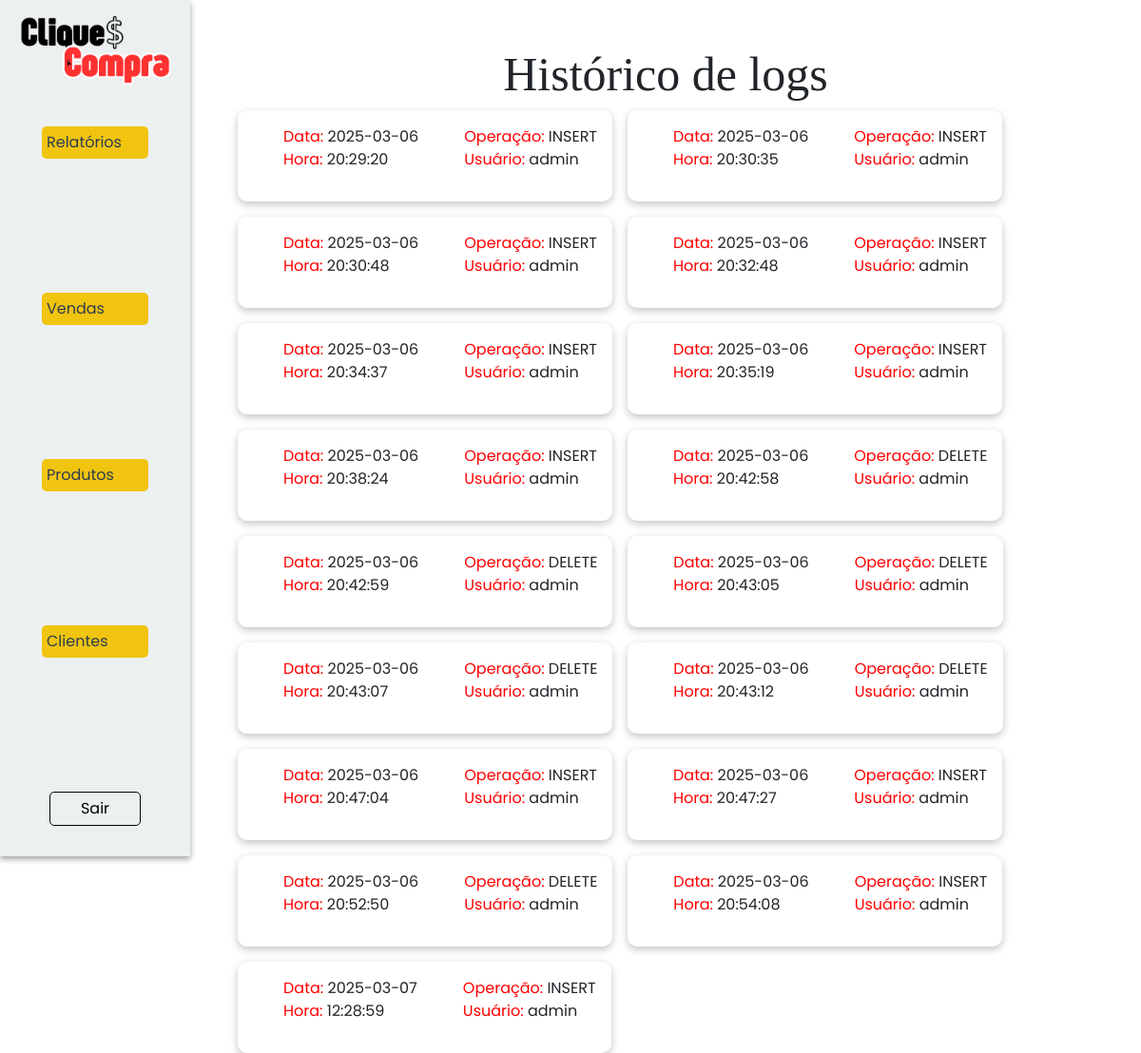
The app's page /relatorios/logs (signed in), older data.
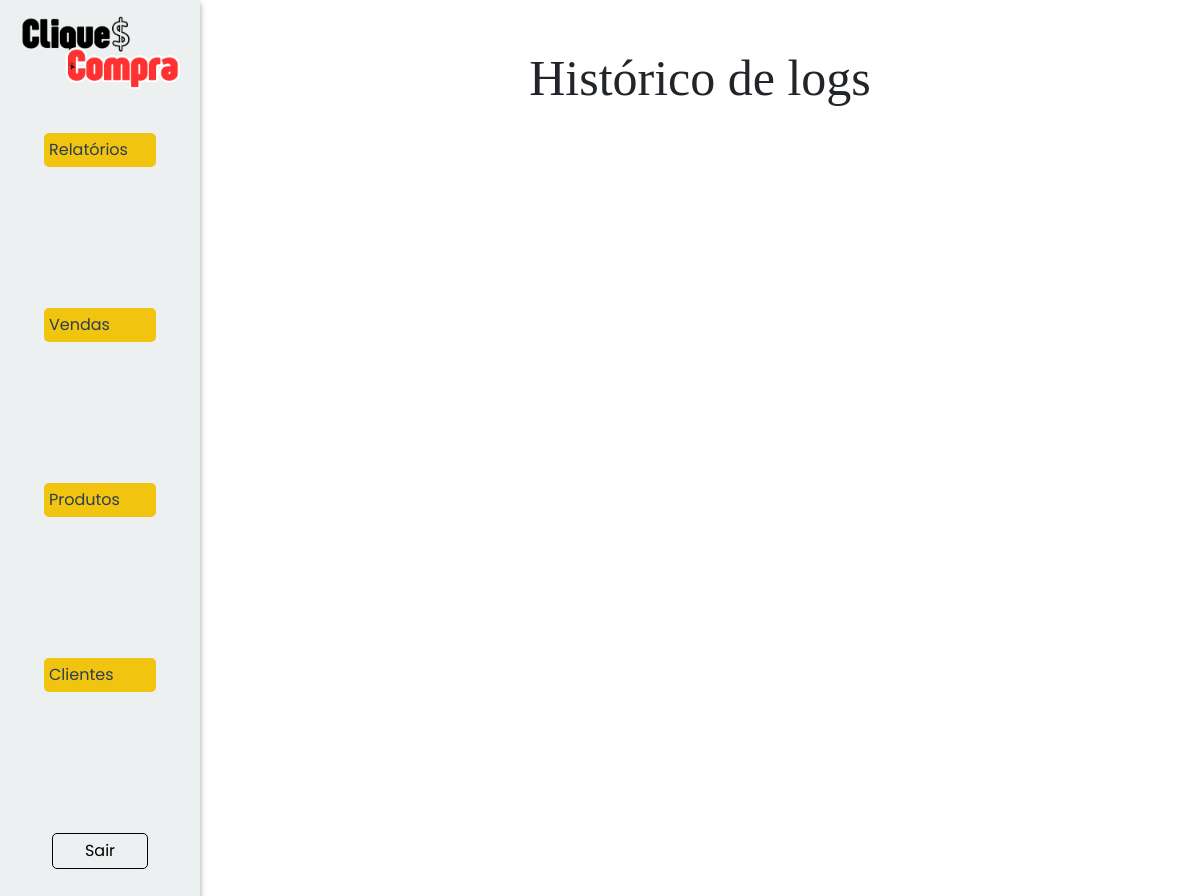
The same page, newer data.
### models/logvenda.py (models this page shows)
class LogVenda(Base):
    __tablename__ = 'tb_logs_vendas'
    log_id:Mapped[int] = mapped_column(primary_key=True, autoincrement=True)
    log_operacao:Mapped[str] = mapped_column(nullable=False)  # Pode ser 'INSERT', 'UPDATE' ou 'DELETE'
    log_id_venda:Mapped[int] = mapped_column(nullable=False)
    log_id_cliente:Mapped[int] = mapped_column(nullable=False)
    log_usuario:Mapped[str] = mapped_column(nullable=False)
    log_data_hora:Mapped[datetime] = mapped_column(nullable=False, default=datetime.utcnow)  # Data e hora da ação
    @classmethod
    def all(cls):
        sql = text(f"SELECT * FROM tb_logs_vendas")
        logs = session.execute(sql).fetchall()
        return logs

### controllers/relatorios.py (the view)
@relatorio_bp.route('/logs', methods=['GET', 'POST'])
@login_required
@role_required("admin")
def logs():
    logs = LogVenda.all()
    return render_template('relatorios/logs.html', logs = logs)

### controllers/clientes.py (called while the page is built)
@login_manager.user_loader
def load_user(user_id):
    return Cliente.find(id=user_id)

### models/clientes.py (called while the page is built, shortened)
    @classmethod
    def find(cls, **kwargs):
        if 'email' in kwargs:
            return session.query(cls).filter_by(cli_email=kwargs['email']).first() #SELECT * FROM tb_clientes WHERE cli_email = email
        elif 'id' in kwargs:
            return session.query(cls).filter_by(cli_id=kwargs['id']).first() #SELECT * FROM tb_clientes WHERE cli_id = id
        else:
            raise AttributeError('A busca deve ser feita por email ou id.')

### templates/relatorios/logs.html (shortened to what this page needs)
{% extends "model.html" %}
{% block head_extras %}
<link rel="stylesheet" href="{{ url_for('static', filename='style/model.css') }}">
<link rel="stylesheet" href="{{ url_for('static', filename='style/logs.css') }}">
{% endblock %}
{% block content %}
<nav class="nav-reg">
    <img src="../../static/assets/cliqueconta.png" alt="Logo do CliqueCompra">
    <div class="links">
        {% if current_user.cli_tipo == 'admin' %}
            <div class="dropdown">
                <button class="dropdown-button" onclick="toggleDropdown('relatorios-menu')">Relatórios</button>
            </div>
            <div class="dropdown">
                <button class="dropdown-button" onclick="toggleDropdown('vendas-menu')">Vendas</button>
            </div>
        {% endif %}
        <div class="dropdown">
            <button class="dropdown-button" onclick="toggleDropdown('produtos-menu')">Produtos</button>
        </div>
        {% if current_user.cli_tipo == 'admin' %}
            <div class="dropdown">
                <button class="dropdown-button" onclick="toggleDropdown('clientes-menu')">Clientes</button>
            </div>
        {% endif %}
        <a class='sair' href="{{url_for('cliente.logout')}}">Sair</a>
    </div>
</nav>
<main>
    <h1>Histórico de logs</h1>
    <div class="logs">
        {% for log in logs %}
            <div class="log">
                <ul>
                    <li><span style="color: red;">Data:</span> {{ log.log_data_hora.split(' ')[0] }}<li>
                    <li><span style="color: red;">Hora:</span> {{ log.log_data_hora.split(' ')[1] }}<li>
                </ul>
                <ul>
                    <li><span style="color: red;">Operação:</span> {{ log.log_operacao }}</li>
                    <li><span style="color: red;">Usuário:</span> {{ log.log_usuario }}</li>
                </ul>
            </div>
        {% endfor %}
    </div>
</main>
{% endblock %}

Row changes from the older to the newer data that the page shows:
removed LogVenda: log_data_hora "2025-03-06", log_data_hora "20:29:20", log_operacao "INSERT", log_usuario "admin"
removed LogVenda: log_data_hora "2025-03-06", log_data_hora "20:30:35", log_operacao "INSERT", log_usuario "admin"
removed LogVenda: log_data_hora "2025-03-06", log_data_hora "20:30:48", log_operacao "INSERT", log_usuario "admin"
removed LogVenda: log_data_hora "2025-03-06", log_data_hora "20:32:48", log_operacao "INSERT", log_usuario "admin"
removed LogVenda: log_data_hora "2025-03-06", log_data_hora "20:34:37", log_operacao "INSERT", log_usuario "admin"
removed LogVenda: log_data_hora "2025-03-06", log_data_hora "20:35:19", log_operacao "INSERT", log_usuario "admin"
removed LogVenda: log_data_hora "2025-03-06", log_data_hora "20:38:24", log_operacao "INSERT", log_usuario "admin"
removed LogVenda: log_data_hora "2025-03-06", log_data_hora "20:42:58", log_operacao "DELETE", log_usuario "admin"
removed LogVenda: log_data_hora "2025-03-06", log_data_hora "20:42:59", log_operacao "DELETE", log_usuario "admin"
removed LogVenda: log_data_hora "2025-03-06", log_data_hora "20:43:05", log_operacao "DELETE", log_usuario "admin"
removed LogVenda: log_data_hora "2025-03-06", log_data_hora "20:43:07", log_operacao "DELETE", log_usuario "admin"
removed LogVenda: log_data_hora "2025-03-06", log_data_hora "20:43:12", log_operacao "DELETE", log_usuario "admin"
removed LogVenda: log_data_hora "2025-03-06", log_data_hora "20:47:04", log_operacao "INSERT", log_usuario "admin"
removed LogVenda: log_data_hora "2025-03-06", log_data_hora "20:47:27", log_operacao "INSERT", log_usuario "admin"
removed LogVenda: log_data_hora "2025-03-06", log_data_hora "20:52:50", log_operacao "DELETE", log_usuario "admin"
removed LogVenda: log_data_hora "2025-03-06", log_data_hora "20:54:08", log_operacao "INSERT", log_usuario "admin"
removed LogVenda: log_data_hora "2025-03-07", log_data_hora "12:28:59", log_operacao "INSERT", log_usuario "admin"
